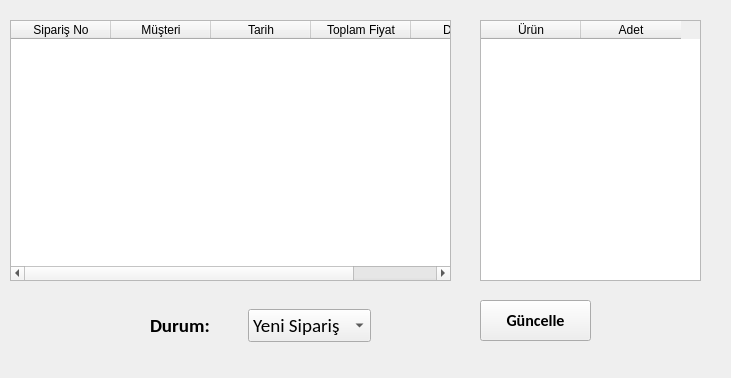
<?xml version="1.0" encoding="UTF-8"?>
<ui version="4.0">
 <class>Form</class>
 <widget class="QWidget" name="Form">
  <property name="geometry">
   <rect>
    <x>0</x>
    <y>0</y>
    <width>731</width>
    <height>378</height>
   </rect>
  </property>
  <property name="windowTitle">
   <string>Siparişler</string>
  </property>
  <widget class="QTableWidget" name="urunlertablo">
   <property name="geometry">
    <rect>
     <x>480</x>
     <y>20</y>
     <width>221</width>
     <height>261</height>
    </rect>
   </property>
   <column>
    <property name="text">
     <string>Ürün</string>
    </property>
   </column>
   <column>
    <property name="text">
     <string>Adet</string>
    </property>
   </column>
  </widget>
  <widget class="QTableWidget" name="siparislertablo">
   <property name="geometry">
    <rect>
     <x>10</x>
     <y>20</y>
     <width>441</width>
     <height>261</height>
    </rect>
   </property>
   <column>
    <property name="text">
     <string>Sipariş No</string>
    </property>
   </column>
   <column>
    <property name="text">
     <string>Müşteri</string>
    </property>
   </column>
   <column>
    <property name="text">
     <string>Tarih</string>
    </property>
   </column>
   <column>
    <property name="text">
     <string>Toplam Fiyat</string>
    </property>
   </column>
   <column>
    <property name="text">
     <string>Durum</string>
    </property>
   </column>
  </widget>
  <widget class="QPushButton" name="guncelleButon">
   <property name="geometry">
    <rect>
     <x>480</x>
     <y>300</y>
     <width>111</width>
     <height>41</height>
    </rect>
   </property>
   <property name="font">
    <font>
     <family>Calibri</family>
     <pointsize>12</pointsize>
     <weight>75</weight>
     <bold>true</bold>
    </font>
   </property>
   <property name="text">
    <string>Güncelle</string>
   </property>
  </widget>
  <widget class="QWidget" name="horizontalLayoutWidget">
   <property name="geometry">
    <rect>
     <x>150</x>
     <y>300</y>
     <width>221</width>
     <height>51</height>
    </rect>
   </property>
   <layout class="QHBoxLayout" name="horizontalLayout">
    <item>
     <widget class="QLabel" name="label">
      <property name="font">
       <font>
        <family>Calibri</family>
        <pointsize>14</pointsize>
        <weight>75</weight>
        <bold>true</bold>
       </font>
      </property>
      <property name="text">
       <string>Durum:</string>
      </property>
     </widget>
    </item>
    <item>
     <widget class="QComboBox" name="durumBox">
      <property name="font">
       <font>
        <family>Calibri</family>
        <pointsize>14</pointsize>
        <weight>50</weight>
        <bold>false</bold>
       </font>
      </property>
      <property name="layoutDirection">
       <enum>Qt::LeftToRight</enum>
      </property>
      <item>
       <property name="text">
        <string>Yeni Sipariş</string>
       </property>
      </item>
      <item>
       <property name="text">
        <string>Hazırlanıyor</string>
       </property>
      </item>
      <item>
       <property name="text">
        <string>Tamamlandı</string>
       </property>
      </item>
     </widget>
    </item>
   </layout>
  </widget>
 </widget>
 <resources/>
 <connections/>
</ui>
